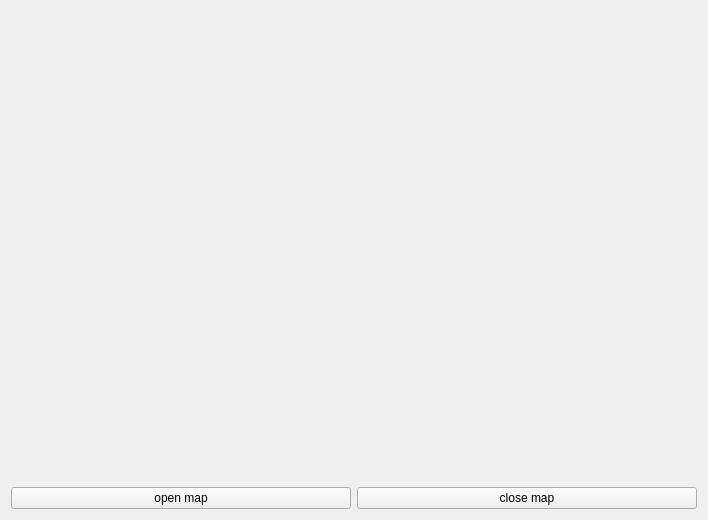
<?xml version="1.0" encoding="UTF-8"?>
<ui version="4.0">
 <class>BorderMapWindow</class>
 <widget class="QWidget" name="BorderMapWindow">
  <property name="geometry">
   <rect>
    <x>0</x>
    <y>0</y>
    <width>708</width>
    <height>520</height>
   </rect>
  </property>
  <property name="windowTitle">
   <string>Demo border map</string>
  </property>
  <layout class="QHBoxLayout" name="horizontalLayout">
   <item>
    <layout class="QVBoxLayout" name="verticalLayout_2">
     <item>
      <layout class="QHBoxLayout" name="horizontalLayout_2">
       <item>
        <widget class="PwGisWidget" name="pwgiswidget" native="true">
         <property name="sizePolicy">
          <sizepolicy hsizetype="Expanding" vsizetype="Expanding">
           <horstretch>0</horstretch>
           <verstretch>0</verstretch>
          </sizepolicy>
         </property>
        </widget>
       </item>
      </layout>
     </item>
     <item>
      <layout class="QHBoxLayout" name="horizontalLayout_3">
       <item>
        <widget class="QPushButton" name="btnOpenMap">
         <property name="text">
          <string>open map</string>
         </property>
        </widget>
       </item>
       <item>
        <widget class="QPushButton" name="btnCloseMap">
         <property name="text">
          <string>close map</string>
         </property>
        </widget>
       </item>
      </layout>
     </item>
    </layout>
   </item>
  </layout>
 </widget>
 <customwidgets>
  <customwidget>
   <class>PwGisWidget</class>
   <extends>QWidget</extends>
   <header location="global">PwGis/pwgiswidget.h</header>
   <container>1</container>
  </customwidget>
 </customwidgets>
 <resources/>
 <connections/>
</ui>
